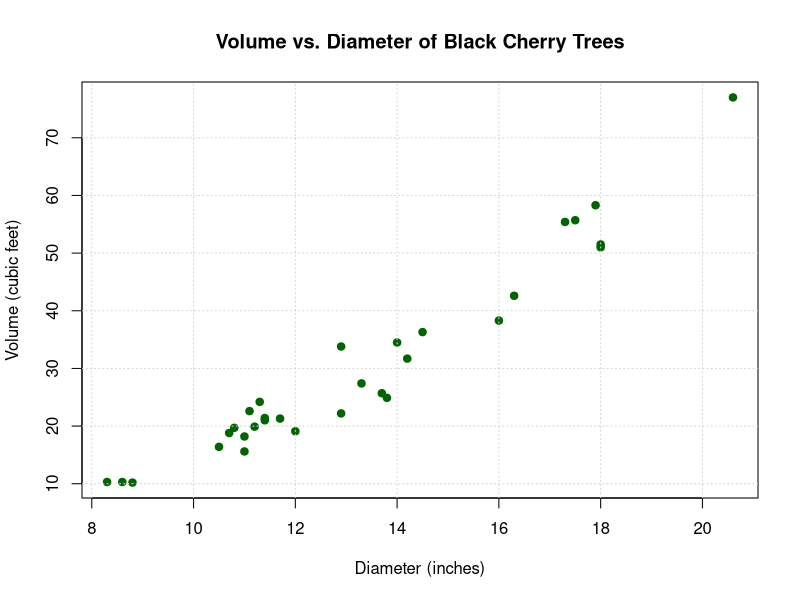

Write the R code that produced this figure.
## ---- chunk 1
# Data
y_alpha <- c(4, 4, 3, 6, 4, 6, 3, 4, 4, 1, 1, 8, 3, 3, 5, 6, 4, 5, 8, 5)
a <- 20  # number of clusters
b <- 10  # cluster size
N <- 2920  # total population size
n <- a * b  # sample size

# Calculating mean
y_bar <- sum(y_alpha)/(a*b)

# Calculating variance and SE with fpc
cluster_means <- y_alpha/b
var_y <- var(cluster_means)  # using a-1 degrees of freedom
fpc <- sqrt((N - n) / N)
se_y <- sqrt(var_y/a) * fpc

# Calculating 95% CI using t-distribution with a-1 df
t_value <- qt(0.975, df = a-1)
ci_lower <- y_bar - t_value * se_y
ci_upper <- y_bar + t_value * se_y

cat("Mean:", y_bar, "\n")
cat("Standard Error:", se_y, "\n")
cat("95% CI:", c(ci_lower, ci_upper), "\n")
## ---- chunk 2
# Taking Data from previous calculation
var_cluster_means <- var(y_alpha/b)  # portable variance of cluster means
a_new <- 40  # new number of clusters
b <- 10      # cluster size (unchanged)
N <- 2920    # total population size
n_new <- a_new * b  # new sample size

# Calculating new standard error
fpc_new <- sqrt((N - n_new)/N)
se_new <- sqrt(var_cluster_means/a_new) * fpc_new

cat("Expected Standard Error with 40 clusters:", se_new, "\n")
## ---- chunk 3
# Data
y_alpha <- c(4, 4, 3, 6, 4, 6, 3, 4, 4, 1, 1, 8, 3, 3, 5, 6, 4, 5, 8, 5)
a <- 20      # number of clusters
b <- 10      # cluster size
n <- a * b   # total sample size

# Calculating proportion (p)
p <- sum(y_alpha)/(n)  # divide by ab*b since y_alpha are totals

# Calculating variances
var_cluster <- var(y_alpha/b)/a  # cluster sampling variance
var_srs <- (p*(1-p))/n          # SRS variance

# Calculate deff and roh
deff <- var_cluster/var_srs
roh <- (deff - 1)/(b - 1)

cat("Design Effect (deff):", deff, "\n")
cat("Intraclass Correlation (roh):", roh, "\n")
## ---- chunk 4
# Parameters from previous calculations
roh <- 0.0472      # intraclass correlation from part c
p <- 87/200        # proportion from original data
N <- 2920          # population size

# New design parameters
a_new <- 40        # new number of clusters
b_new <- 5         # new cluster size
n_new <- a_new * b_new

# Calculate new design effect
deff_new <- 1 + (b_new - 1) * roh

# Calculate new standard error
var_srs_new <- (p * (1-p))/n_new
fpc_new <- sqrt((N - n_new)/N)
se_new <- sqrt(var_srs_new * deff_new) * fpc_new

cat("New Design Effect:", deff_new, "\n")
cat("Expected Standard Error:", se_new, "\n")
## ---- chunk 5
# Reading the data
cherry <- read.csv("cherry.csv")

# Creating scatter plot
plot(volume ~ diameter, data = cherry,
     xlab = "Diameter (inches)",
     ylab = "Volume (cubic feet)",
     main = "Volume vs. Diameter of Black Cherry Trees",
     pch = 19,  # solid circle points
     col = "darkgreen")  # green color for points
     
# Adding grid for better readability
grid()
